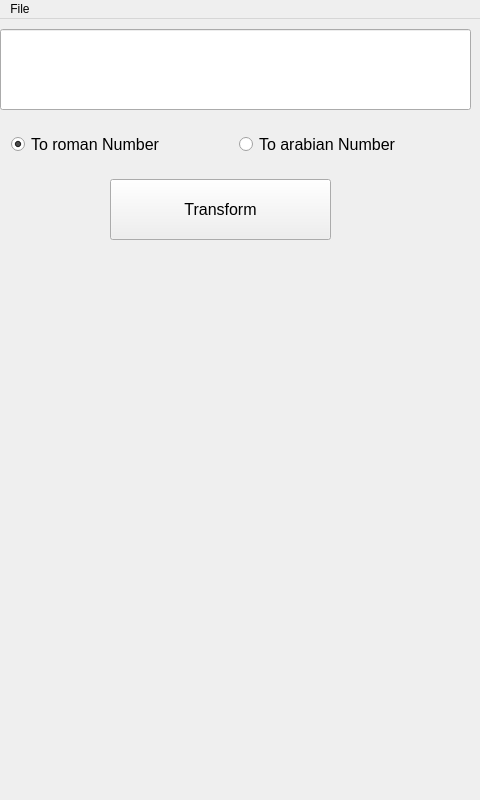
<?xml version="1.0" encoding="UTF-8"?>
<ui version="4.0">
 <class>MainWindow</class>
 <widget class="QMainWindow" name="MainWindow">
  <property name="geometry">
   <rect>
    <x>0</x>
    <y>0</y>
    <width>480</width>
    <height>800</height>
   </rect>
  </property>
  <property name="windowTitle">
   <string>MainWindow</string>
  </property>
  <widget class="QWidget" name="centralWidget">
   <widget class="QLineEdit" name="lineEdit">
    <property name="geometry">
     <rect>
      <x>0</x>
      <y>10</y>
      <width>471</width>
      <height>81</height>
     </rect>
    </property>
    <property name="font">
     <font>
      <pointsize>12</pointsize>
     </font>
    </property>
    <property name="alignment">
     <set>Qt::AlignRight|Qt::AlignTrailing|Qt::AlignVCenter</set>
    </property>
   </widget>
   <widget class="QPushButton" name="pushButton">
    <property name="geometry">
     <rect>
      <x>110</x>
      <y>160</y>
      <width>221</width>
      <height>61</height>
     </rect>
    </property>
    <property name="font">
     <font>
      <pointsize>12</pointsize>
     </font>
    </property>
    <property name="text">
     <string>Transform</string>
    </property>
   </widget>
   <widget class="QLabel" name="label">
    <property name="geometry">
     <rect>
      <x>10</x>
      <y>240</y>
      <width>451</width>
      <height>71</height>
     </rect>
    </property>
    <property name="font">
     <font>
      <pointsize>14</pointsize>
     </font>
    </property>
    <property name="text">
     <string/>
    </property>
    <property name="alignment">
     <set>Qt::AlignRight|Qt::AlignTrailing|Qt::AlignVCenter</set>
    </property>
   </widget>
   <widget class="QWidget" name="layoutWidget">
    <property name="geometry">
     <rect>
      <x>0</x>
      <y>100</y>
      <width>471</width>
      <height>51</height>
     </rect>
    </property>
    <layout class="QHBoxLayout" name="horizontalLayout">
     <item>
      <widget class="QRadioButton" name="radioButton">
       <property name="font">
        <font>
         <pointsize>12</pointsize>
        </font>
       </property>
       <property name="text">
        <string>To roman Number</string>
       </property>
       <property name="checked">
        <bool>true</bool>
       </property>
      </widget>
     </item>
     <item>
      <widget class="QRadioButton" name="radioButton_2">
       <property name="font">
        <font>
         <pointsize>12</pointsize>
        </font>
       </property>
       <property name="text">
        <string>To arabian Number</string>
       </property>
      </widget>
     </item>
    </layout>
   </widget>
  </widget>
  <widget class="QMenuBar" name="menuBar">
   <property name="geometry">
    <rect>
     <x>0</x>
     <y>0</y>
     <width>480</width>
     <height>22</height>
    </rect>
   </property>
   <widget class="QMenu" name="menuDatei">
    <property name="title">
     <string>File</string>
    </property>
    <addaction name="actionReset"/>
   </widget>
   <addaction name="menuDatei"/>
  </widget>
  <action name="actionReset">
   <property name="text">
    <string>Reset</string>
   </property>
  </action>
 </widget>
 <layoutdefault spacing="6" margin="11"/>
 <resources/>
 <connections/>
</ui>
